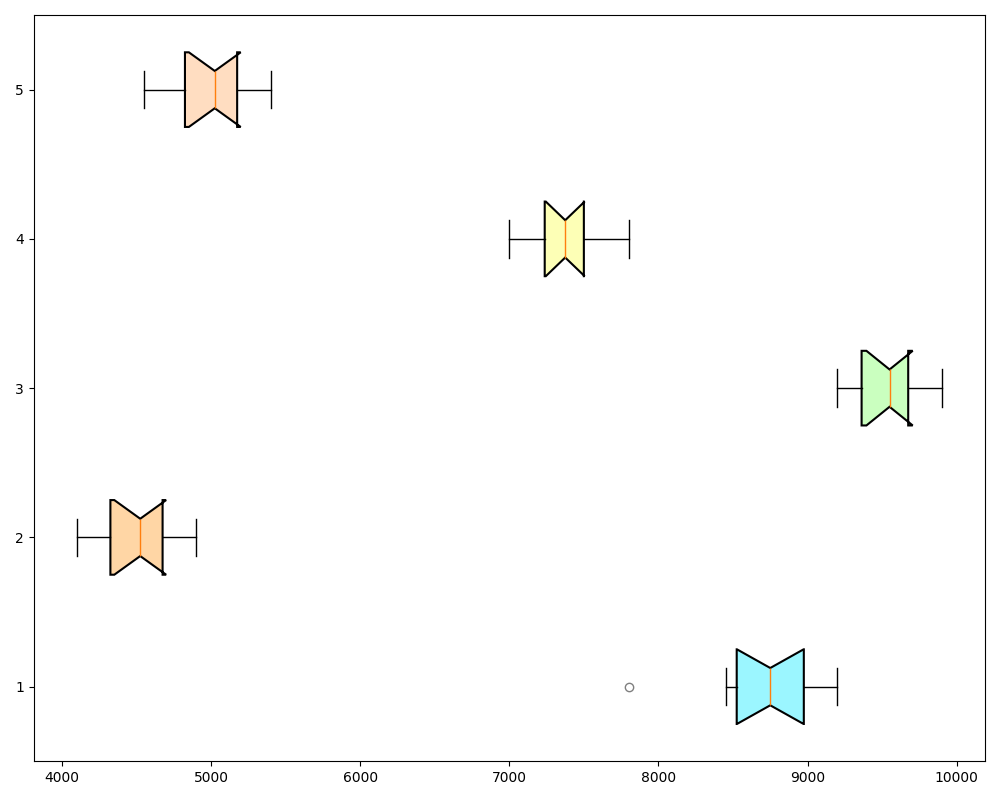

Here is the Python script that generated this plot:
import matplotlib.pyplot as plt
import numpy as np

steps_data = [
    [8500, 8700, 7800, 9000, 8800, 8900, 8600, 9100, 9200, 8450],
    [4500, 4200, 4100, 4600, 4700, 4900, 4300, 4800, 4400, 4550],
    [9500, 9600, 9400, 9300, 9200, 9800, 9900, 9700, 9350, 9600],
    [7000, 7500, 7200, 7100, 7350, 7600, 7800, 7400, 7500, 7350],
    [5000, 4800, 4700, 5100, 5200, 5400, 4550, 4900, 5050, 5250]
]

fig, ax = plt.subplots(figsize=(10, 8))
box = ax.boxplot(steps_data, vert=False, patch_artist=True, notch=True, whis=1.5)

# Shuffled colors
colors = ['#9BF6FF', '#FFD6A5', '#CAFFBF', '#FDFFB6', '#FFDDC1']  # Manually shuffled

for patch, color in zip(box['boxes'], colors):
    patch.set_facecolor(color)
    patch.set_edgecolor('black')
    patch.set_linewidth(1.5)

for flier in box['fliers']:
    flier.set(marker='o', color='red', alpha=0.5)

plt.tight_layout()
plt.show()
